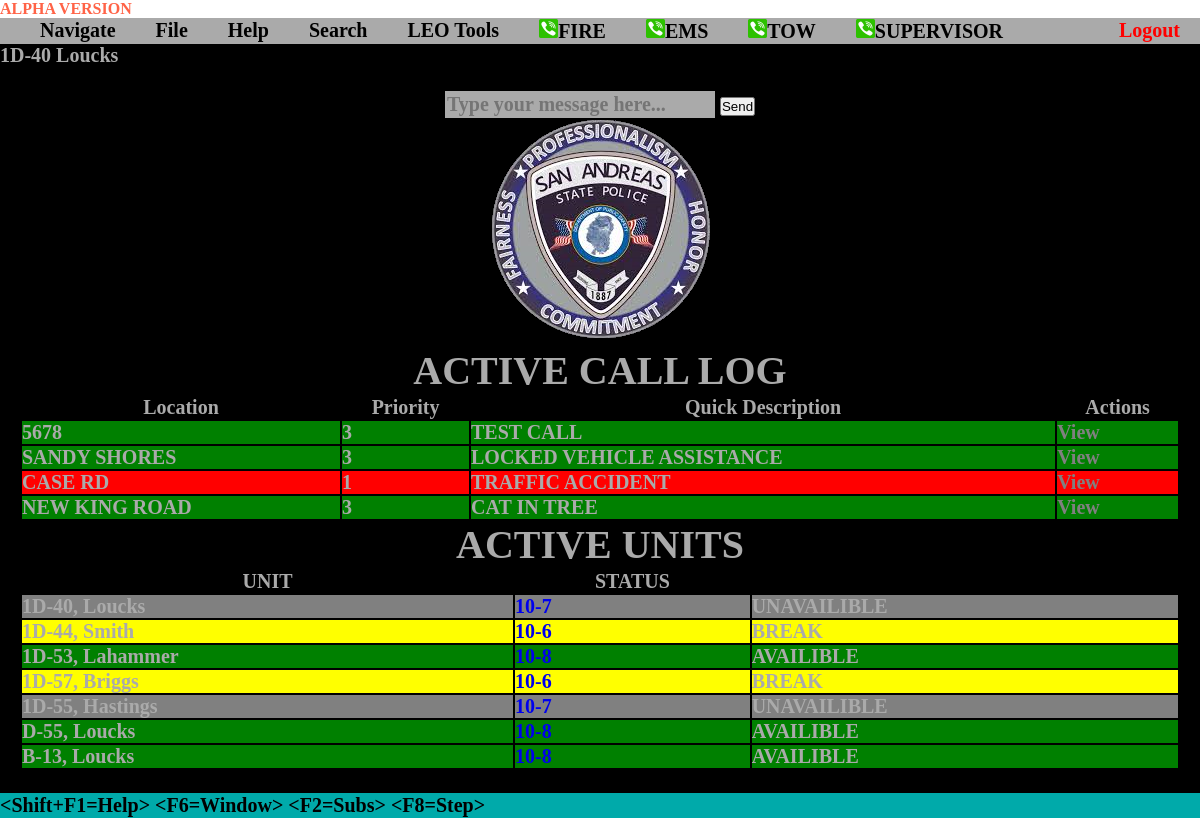
The page /dashboard (signed in) on the database its author committed.
### patriot_cadapp/models.py (models this page shows, shortened)
class User(models.Model):
    last_name=models.CharField(max_length=255, default="")
    aop=models.CharField(max_length= 255,default="" )
    status=models.CharField(max_length=255, default="")
    email = models.CharField(max_length=45)
    password = models.CharField(max_length=255)
    badge = models.CharField(max_length=255)
    created_at = models.DateTimeField(auto_now_add=True)
    updated_at = models.DateTimeField(auto_now=True)
    objects =UserManager()

class Call(models.Model):
    location = models.CharField(max_length=255)
    description = models.TextField()
    code = models.IntegerField()
    assigned_officer = models.ManyToManyField(User, related_name="calls")
    created_at = models.DateTimeField(auto_now_add=True)
    updated_at = models.DateTimeField(auto_now=True)

### patriot_cadapp/views.py (the view)
# urls.py: path('dashboard', views.dashboard, name='autocomplete'),
def dashboard(request):
    if 'loggedUser' not in request.session:
            messages.error(request, "Log in to view page please.")
            return redirect("/login")
    loggedUser = User.objects.get(id=request.session['loggedUser'])
    context={
        'loggedUser':loggedUser,
        'officers':User.objects.all(),
        'dispatch' :Call.objects.all(),
        'fire' : Fire.objects.all()
    }
    return render(request, "dashboard.html",context, )

### patriot_cadapp/templates/dashboard.html (shortened to what this page needs)
<!DOCTYPE html>
<html>
<head>
    {% load static %}
	<link rel="stylesheet" href="{% static '/dos.css' %}">
	<link rel="stylesheet" href="//code.jquery.com/ui/1.12.1/themes/base/jquery-ui.css">
</head>
<body>
	<h4 style="color: tomato;">ALPHA VERSION</h4>
	<div class="screen">
		<div class="menubar">
			<div class="menu-item">Navigate
			</div>
			<div class="menu-item">File
			</div>
			<div class="menu-item">Help
			</div>
			<div class="menu-item">Search
			</div>
			<div class="menu-item">LEO Tools
			</div>
			<div class="menu-item"><img src="{% static 'phone1.png' %}"/>FIRE</div>
			<div class="menu-item"><img src="{% static 'phone1.png' %}"/>EMS</div>
			<div class="menu-item"><img src="{% static 'phone1.png' %}"/>TOW</div>
			<div class="menu-item"><img src="{% static 'phone1.png' %}"/>SUPERVISOR</div>
			<div class="right">
				<div class="menu-item"><a href="/logout" style="color: red;">Logout</a></div>
			</div>
		</div>
		{{loggedUser.badge}} {{loggedUser.last_name}}
		<div class="content2 column center center-x">
        <div id="chatbox">
    <input type="text" id="userInput" placeholder="Type your message here..." />
    <button onclick="sendMessage()">Send</button>
</div>
			<div class="img">
			<img src="{% static 'badge.png' %}"/>
		</div>
		<h1>ACTIVE CALL LOG</h1>
		<table style="width:100%">
			<tr>
				<th>Location</th>
				<th>Priority</th>
				<th>Quick Description</th>
				<th>Actions</th>
			</tr>
			{% for d in dispatch %}
			{% if d.code == 1 %}
				<tr style="background-color: red;">
					<td> {{d.location}}</td>
					<td>{{d.code}}</td>
					<td>{{d.description}}</td>
					<td><a href="/viewlog/{{d.id}}" style="color:gray;">View</a>
				</tr>
			{% elif d.code == 3 %}
				<tr style="background-color: green;">
					<td> {{d.location}}</td>
					<td>{{d.code}}</td>
					<td>{{d.description}}</td>
					<td><a href="/viewlog/{{d.id}}" style="color: grey;">View</a>
				</tr>
			{% endif %}
			{% endfor %}
		</table>
			<h1>ACTIVE UNITS</h1>
		<table style="width:100%">
			<tr >
				<th>UNIT</th>
				<th>STATUS</th>
				<th></th>
			</tr>
			{% for o in officers%}
			{%if o.status == "10-8" %}
			<tr style="background-color: green;">
				<td>{{o.badge}}, {{o.last_name}}</td>
				<td><a href="status/{{o.id}}">{{o.status}}</a></td>
				<td>AVAILIBLE</td>
			</tr>
			{%elif o.status == "10-6"%}
			<tr style="background-color: yellow;">
				<td>{{o.badge}}, {{o.last_name}}</td>
				<td><a href="status/{{o.id}}">{{o.status}}</a></td>
				<td>BREAK</td>
			</tr>
			{%elif o.status == "10-7"%}
			<tr style="background-color: gray;">
				<td>{{o.badge}}, {{o.last_name}}</td>
				<td><a href="status/{{o.id}}">{{o.status}}</a></td>
				<td>UNAVAILIBLE</td>
			</tr>
			{%endif%}
			{%endfor%}
		</table>
		</div>
		<div class="footer">
			<p>&lt;Shift+F1=Help&gt; &lt;F6=Window&gt; &lt;F2=Subs&gt; &lt;F8=Step&gt;</p>
		</div>
	</div>
</body>
</html>

### patriot_cadapp/static/dos.css (style rules this page uses)
* { margin: 0; padding: 0; flex-shrink: 0; }
a { text-decoration: none; }
html, body { width: 100%; height: 100%; }
.screen { width: 100%; height: 100%; display: flex; flex-direction: column; background: black; color: #AAAAAA; font-family: "Lucida Console"; font-weight: bold; font-size: 20px; }
.menubar { background: #AAAAAA; display: flex; color: #000000; padding-left: 20px; }
.menubar .menu-item { padding: 1px 20px; cursor: pointer; }
.menubar .right { display: flex; flex-grow: 1; justify-content: flex-end }
.footer { background: #00AAAA; color: #000000; padding: 1px 0; }
.content2 { padding: 20px; flex-grow: 1; flex-shrink: 1; border-bottom: none; border-top: none; overflow-y: auto; }
input { border: none; outline: none; padding: 2px; background: #AAAAAA; font-family: "Lucida Console"; font-weight: bold; font-size: 20px; }
.center { justify-content: center; }
.center-x { align-items: center; }
.column { display: flex; flex-direction: column; }

### rows shown on the page
User: badge "1D-40", last_name "Loucks", status "10-7"
Call: location "5678", code "3", description "TEST CALL"
Call: location "SANDY SHORES", code "3", description "LOCKED VEHICLE ASSISTANCE"
Call: location "CASE RD", code "1", description "TRAFFIC ACCIDENT"
Call: location "NEW KING ROAD", code "3", description "CAT IN TREE"
User: badge "1D-44", last_name "Smith", status "10-6"
User: badge "1D-53", last_name "Lahammer", status "10-8"
User: badge "1D-57", last_name "Briggs", status "10-6"
User: badge "1D-55", last_name "Hastings", status "10-7"
User: badge "D-55", last_name "Loucks", status "10-8"
User: badge "B-13", last_name "Loucks", status "10-8"
